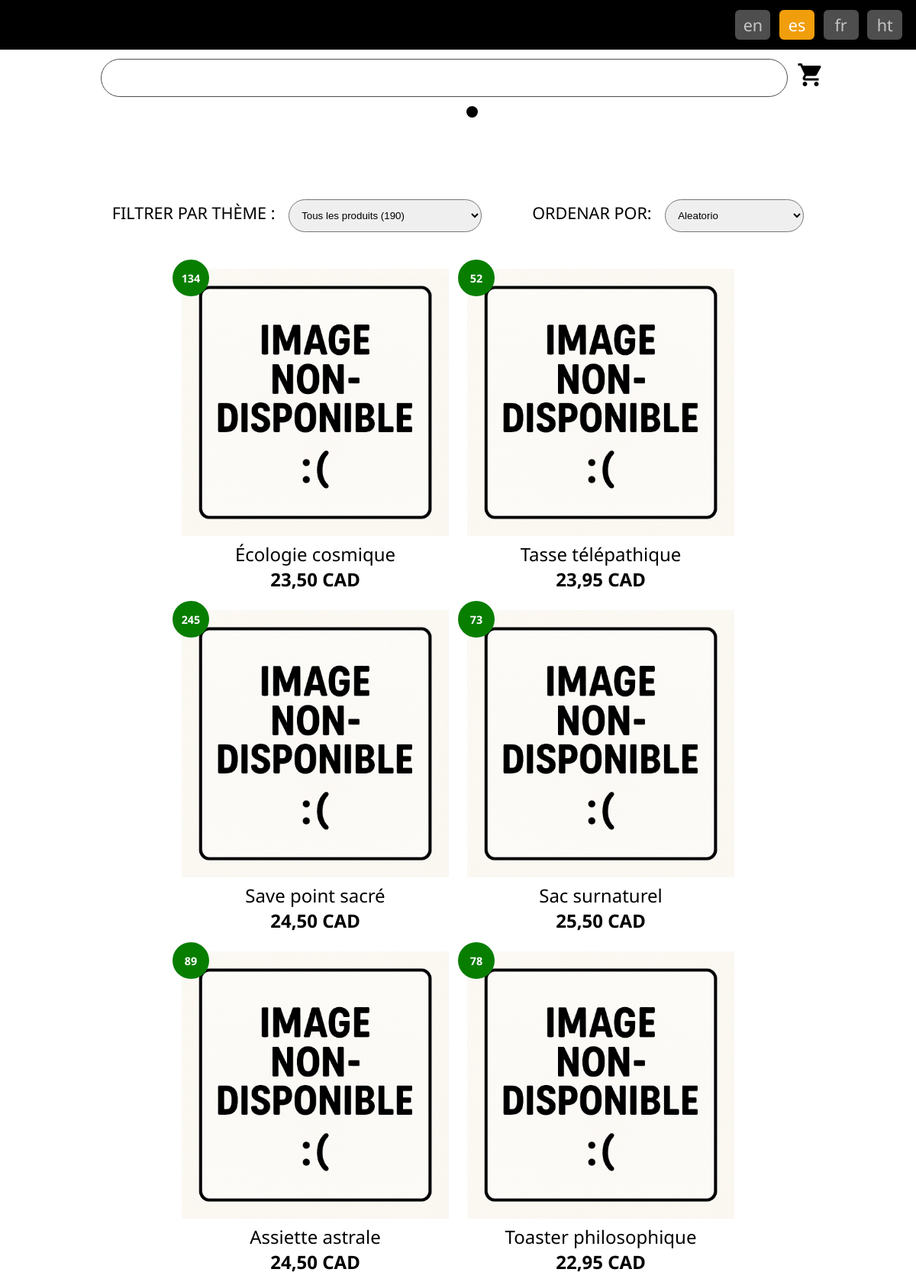
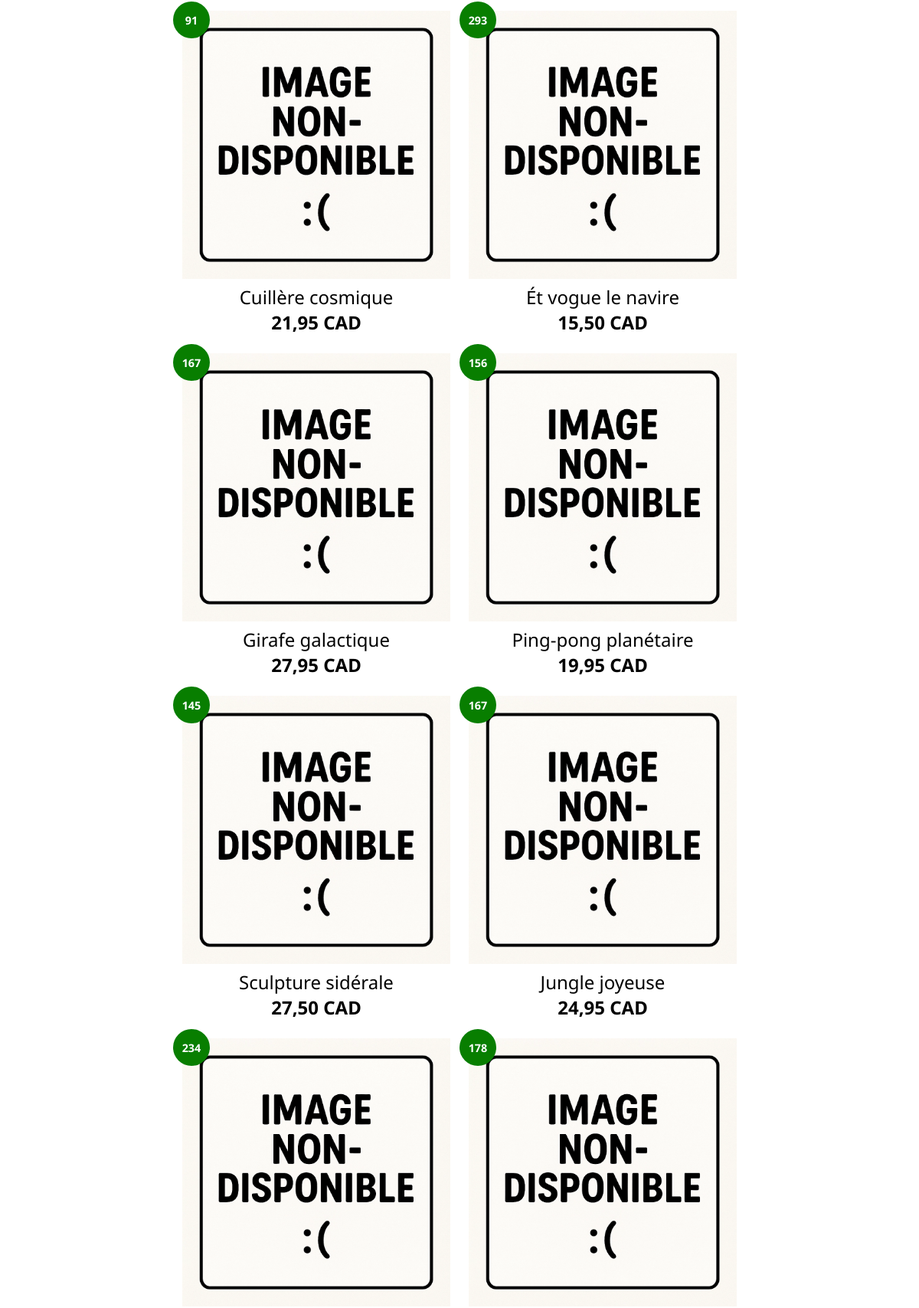
Page /teeshirts.php?lan=es (upper part) on the committed database (2 pictures, top to bottom).
### tables this page shows
CREATE TABLE `produit` (
  `id` SMALLINT NOT NULL AUTO_INCREMENT,
  `nom` VARCHAR(200) NOT NULL,
  `ventes` SMALLINT NOT NULL DEFAULT 0,
  `dac` DATE NOT NULL,
  `prix` DECIMAL(5,2) NOT NULL,
  `thm_id` TINYINT NOT NULL,
  `cat_id` TINYINT NOT NULL,
  PRIMARY KEY (`id`),
  UNIQUE KEY (`nom`, `cat_id`)
);

### lib/i18n.lib.php (called while the page is built, shortened)
<?php
function obtenirLanguesDisponibles()
{
    $langues = [];
    $contenuI18n = scandir("i18n");
    foreach ($contenuI18n as $nomFichier) {
        if ($nomFichier != "." && $nomFichier != "..") {
            $langues[] = substr($nomFichier, 0, 2);
        }
    }
    return $langues;
}
function determinerCodeLangue($codesLangues)
{
    $langue = "fr";
    if (isset($_GET["lan"]) && in_array($_GET["lan"], $codesLangues)) {
        $langue = $_GET["lan"];
    }
    return $langue;
}
function recupererTextesStatiques($codeLangue, $page)
{
    $textesChaineJson =  file_get_contents("i18n/" . $codeLangue . ".json");
    $textes = json_decode($textesChaineJson);
    return [
        $textes->entete,
        $textes->pied2page,
        $textes->$page,
        $textes->catalogue
    ];
}

### teeshirts.php (the view, shortened to what this page needs)
<?php
$page = "teeshirts";
include("commun/entete.inc.php");
$tri = $_GET["tri"] ?? "RAND()";
$filtre = $_GET["filtre"] ?? "tous";
$filtreSql = $filtre!="tous" ? " AND thm_id=$filtre" : "";
$cnx = mysqli_connect('localhost', 'root', '');
mysqli_set_charset($cnx, 'utf8mb4');
mysqli_select_db($cnx, 'teetim_gr2');
$produitsJE = mysqli_query($cnx,
	"SELECT * FROM produit WHERE cat_id=1 $filtreSql ORDER BY $tri");
$produits = mysqli_fetch_all($produitsJE, MYSQLI_ASSOC);
$decompteProduits = count($produits);
?>
<main class="page-produits page-teeshirts">
	<article class="amorce">
		<form class="controle" action="">
			<div class="filtre">
				<label for="filtre">Filtrer par thème : </label>
				<select name="filtre" id="filtre">
					<option value="tous">Tous les produits (<?= $decompteProduits; ?>)</option>
				</select>
			</div>
			<div class="tri">
				<label for="tri"><?= $_cat->etiquetteTri; ?></label>
				<select name="tri" id="tri">
					<option <?= ($tri=="RAND()") ? "selected" : ""; ?> value="RAND()"><?= $_cat->triAleatoire; ?></option>
				</select>
			</div>
		</form>
	</article>
	<article class="principal">
		<?php
		foreach ($produits as $prd) :
			$fichierImage = "images/produits/teeshirts/{$prd["id"]}.webp";
			if(!file_exists($fichierImage)) {
				$fichierImage = "images/produits/teeshirts/ts0000.webp";
			}
		?>
			<div class="produit">
				<?php if($prd["ventes"] > 0) : ?>
					<span class="ventes"><?= $prd["ventes"]; ?></span>
				<?php endif; ?>
				<span class="image">
					<img
						src="<?= $fichierImage; ?>"
						alt="<?= $prd["nom"]; ?>"
					>
				</span>
				<span class="nom"><?= $prd["nom"]; ?></span>
				<span class="prix">
					<?=
						MessageFormatter::formatMessage(
							$langue, "{0, number, :: currency/CAD}",
							[$prd["prix"]]
						)
					?>
				</span>
			</div>
		<?php endforeach; ?>
	</article>
</main>
<?php
include("commun/pied2page.inc.php");
?>

### css/styles.css (style rules this page uses)
*, *::after, *::before { box-sizing: border-box; }
html { font-size: clamp(18px, 2vw, 24px); }
body { margin: 0; padding: 0; font-family: 'Noto Sans'; }
main { flex-grow: 1; width: 95vw; margin: 2rem auto; }
main.page-produits .amorce { display: flex; flex-direction: column; align-items: center; text-transform: uppercase; }
main.page-produits .amorce .controle { display: flex; flex-direction: column; align-items: center; row-gap: 0.75rem; font-size: 0.9rem; }
main.page-produits .amorce .controle select { margin-left: 0.5rem; padding: 0.5rem 3rem 0.5rem 0.5rem; border-radius: 1rem; }
main.page-produits .principal { margin: 1rem auto; width: 90vw; margin-top: 2rem; display: flex; justify-content: center; flex-wrap: wrap; gap: 1rem; }
main.page-produits .principal .produit { position: relative; width: 33%; min-width: 200px; max-width: 350px; display: flex; flex-direction: column; cursor: pointer; }
main.page-produits .principal .produit .ventes { position: absolute; top: -0.5rem; left: -0.5rem; display: flex; justify-content: center; align-items: center; width: 2rem; height: 2rem; background-color: var(--clr-fond-badge); color: var(--clr-texte-secondaire); border-radius: 50%; font-size: 0.6rem; font-weight: bold; }
main.page-produits .principal .produit .image img { width: 100%; }
main.page-produits .principal .produit .nom { text-align: center; }
main.page-produits .principal .produit .prix { text-align: center; font-weight: bold; }
@media (min-width: 1000px) { main.page-produits .amorce .controle { flex-direction: row; align-items: center; justify-content: space-between; column-gap: 0.75rem; } }
@media (min-width: 1000px) { main.page-produits .amorce .controle>div { margin: 0 1rem; } }

### css/theme.css (style rules this page uses)
:root { --clr-fond-principale: #000; --clr-fond-tertiaire: #4e4e4e; --clr-fond-claire: #efefef; --clr-fond-actif: #f09e0c; --clr-fond-panier: #ae6e00; --clr-fond-boutons: #087e00; --clr-fond-menu-responsive: #ece7de; --clr-fond-badge: #087e00; --clr-texte-secondaire: #fff; --clr-texte-tertiaire: #c5c5c5; --clr-texte-actif: #000; --clr-bordure-secondaire: #000; --boxshadow-principal: rgba(0, 0, 0, 0.25) 0px 54px 55px, rgba(0, 0, 0, 0.12) 0px -12px 30px, rgba(0, 0, 0, 0.12) 0px 4px 6px, rgba(0, 0, 0, 0.17) 0px 12px 13px, rgba(0, 0, 0, 0.09) 0px -3px 5px; }

### rows in the picture
produit: ventes "134", nom "Écologie cosmique", prix "23,50 CAD"
produit: ventes "52", nom "Tasse télépathique", prix "23,95 CAD"
produit: ventes "245", nom "Save point sacré", prix "24,50 CAD"
produit: ventes "73", nom "Sac surnaturel", prix "25,50 CAD"
produit: ventes "89", nom "Assiette astrale", prix "24,50 CAD"
produit: ventes "78", nom "Toaster philosophique", prix "22,95 CAD"
produit: ventes "91", nom "Cuillère cosmique", prix "21,95 CAD"
produit: ventes "293", nom "Ét vogue le navire", prix "15,50 CAD"
produit: ventes "167", nom "Girafe galactique", prix "27,95 CAD"
produit: ventes "156", nom "Ping-pong planétaire", prix "19,95 CAD"
produit: ventes "145", nom "Sculpture sidérale", prix "27,50 CAD"
produit: ventes "167", nom "Jungle joyeuse", prix "24,95 CAD"
produit: ventes "234"
produit: ventes "178"

### other values in the picture
$codeLangue "en"
$codeLangue "es"
$codeLangue "fr"
$codeLangue "ht"
$_cat->etiquetteTri "ORDENAR POR:"
form field tri "Aleatorio"
